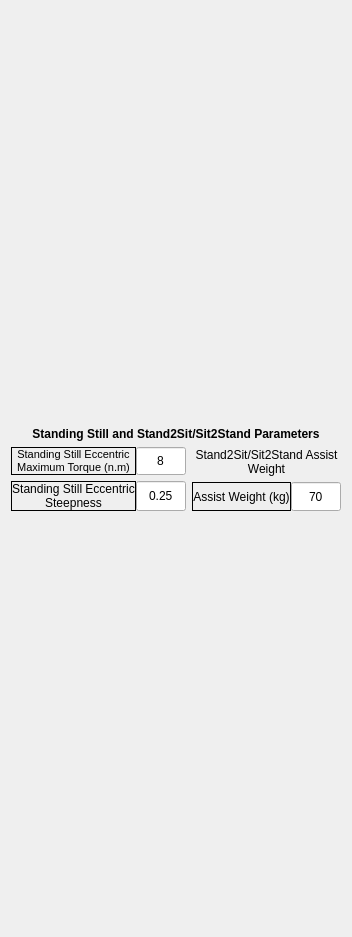
     <widget class="QWidget" name="Sit2Stand_and_Stand2Sit_Page">
      <layout class="QVBoxLayout" name="verticalLayout_24">
       <item>
        <spacer name="verticalSpacer_7">
         <property name="orientation">
          <enum>Qt::Vertical</enum>
         </property>
         <property name="sizeHint" stdset="0">
          <size>
           <width>20</width>
           <height>416</height>
          </size>
         </property>
        </spacer>
       </item>
       <item>
        <widget class="QLabel" name="SS_and_SS_Parameters_label">
         <property name="maximumSize">
          <size>
           <width>16777215</width>
           <height>25</height>
          </size>
         </property>
         <property name="font">
          <font>
           <weight>75</weight>
           <bold>true</bold>
          </font>
         </property>
         <property name="text">
          <string>Standing Still and Stand2Sit/Sit2Stand Parameters</string>
         </property>
         <property name="alignment">
          <set>Qt::AlignCenter</set>
         </property>
         <property name="wordWrap">
          <bool>true</bool>
         </property>
        </widget>
       </item>
       <item>
        <layout class="QHBoxLayout" name="horizontalLayout_49">
         <item>
          <layout class="QHBoxLayout" name="horizontalLayout_50">
           <item>
            <layout class="QVBoxLayout" name="ssEccK_verticalLayout">
             <item>
              <layout class="QHBoxLayout" name="s2s_ssEccMaxTorque_horizontalLayout">
               <property name="spacing">
                <number>0</number>
               </property>
               <item>
                <widget class="QLabel" name="s2s_ssEccMaxTorque_label">
                 <property name="minimumSize">
                  <size>
                   <width>0</width>
                   <height>0</height>
                  </size>
                 </property>
                 <property name="maximumSize">
                  <size>
                   <width>16777215</width>
                   <height>500</height>
                  </size>
                 </property>
                 <property name="font">
                  <font>
                   <pointsize>8</pointsize>
                  </font>
                 </property>
                 <property name="frameShape">
                  <enum>QFrame::Box</enum>
                 </property>
                 <property name="frameShadow">
                  <enum>QFrame::Plain</enum>
                 </property>
                 <property name="text">
                  <string>Standing Still Eccentric Maximum Torque (n.m)</string>
                 </property>
                 <property name="alignment">
                  <set>Qt::AlignCenter</set>
                 </property>
                 <property name="wordWrap">
                  <bool>true</bool>
                 </property>
                </widget>
               </item>
               <item>
                <widget class="QLineEdit" name="s2s_ssEccMaxTorque_lineEdit">
                 <property name="minimumSize">
                  <size>
                   <width>50</width>
                   <height>0</height>
                  </size>
                 </property>
                 <property name="maximumSize">
                  <size>
                   <width>40</width>
                   <height>500</height>
                  </size>
                 </property>
                 <property name="text">
                  <string>8</string>
                 </property>
                 <property name="alignment">
                  <set>Qt::AlignCenter</set>
                 </property>
                 <property name="placeholderText">
                  <string>8</string>
                 </property>
                </widget>
               </item>
              </layout>
             </item>
             <item>
              <layout class="QHBoxLayout" name="horizontalLayout_52">
               <property name="spacing">
                <number>0</number>
               </property>
               <item>
                <widget class="QLabel" name="s2s_ssEccK_label">
                 <property name="minimumSize">
                  <size>
                   <width>0</width>
                   <height>0</height>
                  </size>
                 </property>
                 <property name="maximumSize">
                  <size>
                   <width>16777215</width>
                   <height>500</height>
                  </size>
                 </property>
                 <property name="frameShape">
                  <enum>QFrame::Box</enum>
                 </property>
                 <property name="frameShadow">
                  <enum>QFrame::Plain</enum>
                 </property>
                 <property name="text">
                  <string>Standing Still Eccentric Steepness</string>
                 </property>
                 <property name="alignment">
                  <set>Qt::AlignCenter</set>
                 </property>
                 <property name="wordWrap">
                  <bool>true</bool>
                 </property>
                </widget>
               </item>
               <item>
                <widget class="QLineEdit" name="s2s_ssEccK_lineEdit">
                 <property name="minimumSize">
                  <size>
                   <width>50</width>
                   <height>0</height>
                  </size>
                 </property>
                 <property name="maximumSize">
                  <size>
                   <width>40</width>
                   <height>500</height>
                  </size>
                 </property>
                 <property name="text">
                  <string>0.25</string>
                 </property>
                 <property name="alignment">
                  <set>Qt::AlignCenter</set>
                 </property>
                 <property name="placeholderText">
                  <string>0.25</string>
                 </property>
                </widget>
               </item>
              </layout>
             </item>
            </layout>
           </item>
          </layout>
         </item>
         <item>
          <layout class="QVBoxLayout" name="verticalLayout_23">
           <item>
            <widget class="QLabel" name="s2s_s2s_assistweight_Label">
             <property name="text">
              <string>Stand2Sit/Sit2Stand Assist Weight</string>
             </property>
             <property name="alignment">
              <set>Qt::AlignCenter</set>
             </property>
             <property name="wordWrap">
              <bool>true</bool>
             </property>
            </widget>
           </item>
           <item>
            <layout class="QHBoxLayout" name="horizontalLayout_53">
             <property name="spacing">
              <number>0</number>
             </property>
             <item>
              <widget class="QLabel" name="auto_assistweight_label">
               <property name="minimumSize">
                <size>
                 <width>0</width>
                 <height>0</height>
                </size>
               </property>
               <property name="maximumSize">
                <size>
                 <width>16777215</width>
                 <height>500</height>
                </size>
               </property>
               <property name="frameShape">
                <enum>QFrame::Box</enum>
               </property>
               <property name="frameShadow">
                <enum>QFrame::Plain</enum>
               </property>
               <property name="text">
                <string>Assist Weight (kg)</string>
               </property>
               <property name="alignment">
                <set>Qt::AlignCenter</set>
               </property>
               <property name="wordWrap">
                <bool>true</bool>
               </property>
              </widget>
             </item>
             <item>
              <widget class="QLineEdit" name="auto_assistweight_lineEdit">
               <property name="minimumSize">
                <size>
                 <width>50</width>
                 <height>0</height>
                </size>
               </property>
               <property name="maximumSize">
                <size>
                 <width>40</width>
                 <height>500</height>
                </size>
               </property>
               <property name="text">
                <string>70</string>
               </property>
               <property name="alignment">
                <set>Qt::AlignCenter</set>
               </property>
               <property name="placeholderText">
                <string>70</string>
               </property>
              </widget>
             </item>
            </layout>
           </item>
          </layout>
         </item>
        </layout>
       </item>
       <item>
        <spacer name="verticalSpacer_8">
         <property name="orientation">
          <enum>Qt::Vertical</enum>
         </property>
         <property name="sizeHint" stdset="0">
          <size>
           <width>20</width>
           <height>415</height>
          </size>
         </property>
        </spacer>
       </item>
      </layout>
     </widget>
